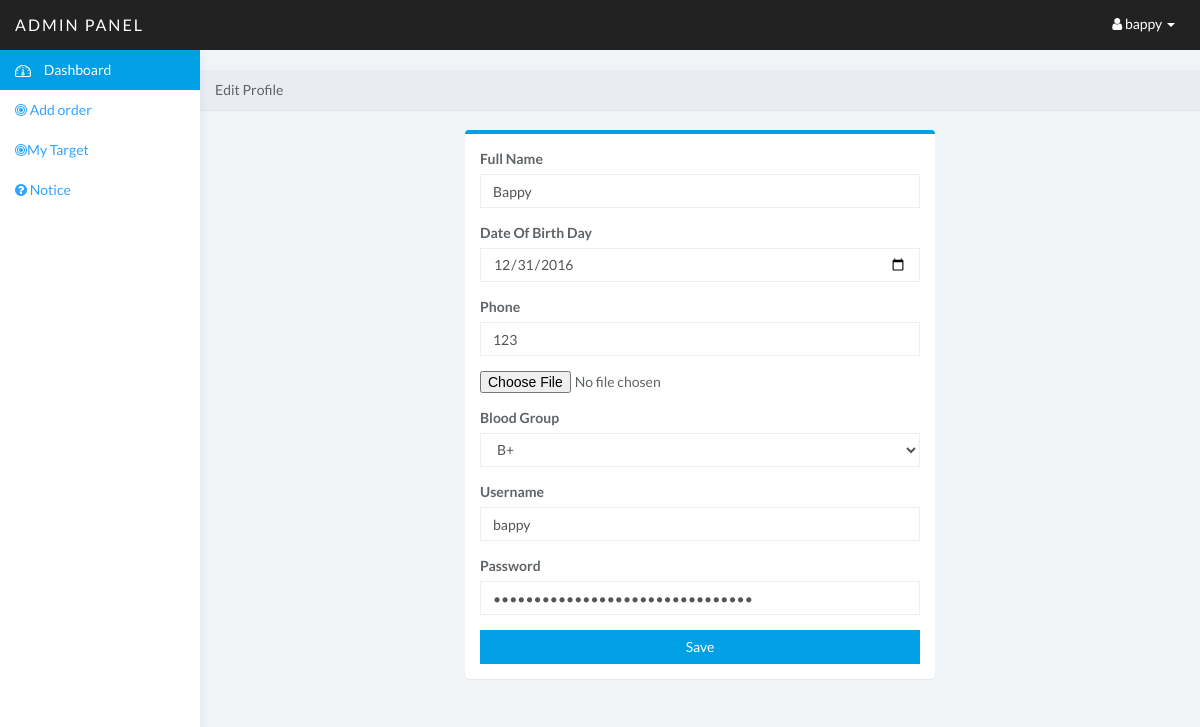
The app's page /index.php?page=setting (signed in) with its own data.
### tables this page shows
CREATE TABLE IF NOT EXISTS `user_table` (
  `user_id` int(11) NOT NULL AUTO_INCREMENT,
  `username` varchar(255) DEFAULT NULL,
  `password` varchar(100) DEFAULT NULL,
  `full_name` varchar(100) DEFAULT NULL,
  `designation` varchar(100) DEFAULT NULL,
  `cmp_id` int(11) DEFAULT NULL,
  `dateofbirth` date DEFAULT NULL,
  `imageref` varchar(255) DEFAULT NULL,
  `blood_group` varchar(100) DEFAULT NULL,
  `phone` varchar(50) DEFAULT NULL,
  `user_type` varchar(100) DEFAULT NULL,
  `assigned_status` int(11) DEFAULT NULL,
  `status` int(11) DEFAULT NULL,
  `regtime` timestamp NOT NULL DEFAULT CURRENT_TIMESTAMP ON UPDATE CURRENT_TIMESTAMP,
  PRIMARY KEY (`user_id`),
  UNIQUE KEY `username` (`username`)
);

### views/setting.php (the view, shortened to what this page needs)
<?php
    	include('db_connect.php');
    $user_id= $_SESSION['user_id'];
	try {
            $stmt = $conn->prepare("SELECT * FROM user_table WHERE user_id = '$user_id' LIMIT 1");
            $stmt->execute();
            $result = $stmt->fetchall();
        } catch (Exception $e) {
            return "error";
        }
?>
<div class="col-sm-9 col-sm-offset-3 col-lg-10 col-lg-offset-2 main">
    <div class="row">
        <ol class="breadcrumb">
            Edit Profile
        </ol>
    </div>
    <br>
    <div class="row">
        <div class="col-lg-6 col-sm-offset-3">
            <div class="panel panel-default">
                <div class="panel-body">
                    <form role="form" method="post" action="" enctype="multipart/form-data">
						<?php
							foreach($result as $res){
						?>
                        <div class="form-group">
                            <label>Full Name</label>
                            <input class="form-control" value="<?php echo$res['full_name'];?>"type="text" placeholder="" name="fname"
                                   required="true">
                        </div>
                        <div class="form-group">
                            <label>Date Of Birth Day</label>
                            <input class="form-control" value="<?php echo$res['dateofbirth'];?>" type="date" placeholder="" name="dateofbirth"
                                  >
                        </div>
                        <div class="form-group">
                            <label>Phone</label>
                            <input class="form-control" value="<?php echo$res['phone'];?>" type="number" placeholder="" name="phone" required="true">
                        </div>
                        <div class="form-group">
                            <input type="file" name="fileupload" id="fileupload">
                        </div>
                        <div class="form-group">
                            <label>Blood Group</label>
                            <select class="form-control" name="blood_group">
                                <option selected>B+</option>
                            </select>
                        </div>
                        <div class="form-group">
                            <label>Username</label>
                            <input type="text" value="<?php echo$res['username'];?>"class="form-control" name="username" required="true">
                        </div>
                        <div class="form-group">
                            <label>Password</label>
                            <input value = "<?php echo$res['password'];?>" type="password" class="form-control" name="password" required="true">
                        </div>
                        <button type="submit" name='save' class="btn btn-primary btn-block">Save</button>
                    </form>
						<?php } ?>
                </div>
        </div>
    </div>
</div>

### header.php (shortened to what this page needs)
<!DOCTYPE html>
<html>
<head>
    <link href="css/bootstrap.min.css" rel="stylesheet">
    <link href="css/datepicker3.css" rel="stylesheet">
    <link href="css/styles.css" rel="stylesheet">
    <link rel="stylesheet" href="http://cdnjs.cloudflare.com/ajax/libs/font-awesome/4.6.3/css/font-awesome.min.css">
</head>
<body>
<nav class="navbar navbar-inverse navbar-fixed-top" role="navigation">
    <div class="container-fluid">
        <div class="navbar-header">
            <a class="navbar-brand" href="#">Admin Panel</a>
            <ul class="user-menu">
                <li class="dropdown pull-right">
                    <a href="#" class="dropdown-toggle" data-toggle="dropdown"><i class="fa fa-user" aria-hidden="true"></i> <?php echo$_SESSION['username'];?> <span class="caret"></span></a>
                </li>
            </ul>
        </div>
    </div>
</nav>

### index.php (shortened to what this page needs)
<?php
include('header.php');
$user_check = $_SESSION['user_type'];
?>
<div id="sidebar-collapse" class="col-sm-3 col-lg-2 sidebar">
    <ul class="nav menu">
        <li class="active"><a href="index.php">
                <svg class="glyph stroked dashboard-dial">
                    <use xlink:href="#stroked-dashboard-dial"></use>
                </svg>
                Dashboard</a></li>
        <?php
        if ($user_check == 'super_admin') {
            echo ' <li><a href="?page=company"><i class="fa fa-building-o" aria-hidden="true"></i> Add Company</a></li>';
        } else {
            ?>
            <?php
            if ($_SESSION['user_type'] == "admin" || $_SESSION['user_type'] == "super_admin" || $_SESSION['user_type'] == "head") {
                ?>
                <li><a href="?page=emp"><i class="fa fa-users" aria-hidden="true"></i> Employees</a></li>
                <li><a href="?page=assign_post"><i class="fa fa-users" aria-hidden="true"></i> Create And Assign
                        Post</a></li>
						<li><a href="?page=target"><i class="fa fa-bullseye" aria-hidden="true"></i> Assign Target</a></li>
                <li><a href="?page=tree"><i class="fa fa-bullseye" aria-hidden="true"></i>Tree View</a></li>
                <li><a href="?page=products"><i class="fa fa-product-hunt" aria-hidden="true"></i> Products</a></li>
                <li><a href="?page=view_order"><i class="fa fa-bullseye" aria-hidden="true"></i> View Order</a></li>
                <li><a href="?page=real_time"><i class="fa fa-eye" aria-hidden="true"></i> Real Time Monitoring</a></li>
                <li><a href="?page=notice"><i class="fa fa-question-circle" aria-hidden="true"></i></i> Notice</a></li>
                <li><a href="?page=attendance"><i class="fa fa-question-circle" aria-hidden="true"></i></i> Attendance</a></li>
                 <li><a href="?page=best_employee"><i class="fa fa-question-circle" aria-hidden="true"></i></i> Best Employee</a></li>
            <?php
            }
            else  if ($_SESSION['user_type'] == "sales_officer"){
                echo '
                    <li><a href="?page=add_order"><i class="fa fa-bullseye" aria-hidden="true"></i> Add order</a></li>
                    <li><a href="?page=mytarget"><i class="fa fa-bullseye" aria-hidden="true"></i>My Target</a></li>
                    <li><a href="?page=notice"><i class="fa fa-question-circle" aria-hidden="true"></i></i> Notice</a></li>
                    ';
               }
            ?>
        <?php
        }?>
    </ul>
</div>
<?php
    if (isset($_GET['page'])) {
        if ($_GET['page'] == 'emp') {
            include('views/employee.php');
        } else if ($_GET['page'] == 'company') {
            include('add_company.php');
        } else if ($_GET['page'] == 'outlet') {
            include('Views/outlet_view/outlet.php');
        } else if ($_GET['page'] == 'products') {
            include('products.php');
        } else if ($_GET['page'] == 'assign_post') {
            include('views/assign_post.php');
        } else if ($_GET['page'] == 'view_order') {
            include('view_order.php');
        } else if ($_GET['page'] == 'target') {
            include('target.php');
        } else if ($_GET['page'] == 'tree') {
            include('tree_view.php');
        } else if ($_GET['page'] == 'target') {
            include('target.php');
        } else if ($_GET['page'] == 'daily') {
            include('daily_report.php');
        } else if ($_GET['page'] == 'real_time') {
            include('track_all_user.php');
        } else if ($_GET['page'] == 'query') {
            include('query.php');
        } else if ($_GET['page'] == 'notice') {
            include('notice.php');
        } else if ($_GET['page'] == 'attendance') {
            include('views/attendance.php');
        } else if ($_GET['page'] == 'add_order') {
            include('add_order.php');
        }else if ($_GET['page'] == 'mytarget') {
            include('mytarget.php');
        }else if($_GET['page'] == 'best_employee'){
            include('best_employee.php');
        }else if($_GET['page'] == 'setting'){
            include('views/setting.php');
        }
         else {
        }
    } else {
        include('admin_content.php');
    }
    include('footer.php');
?>

### footer.php (shortened to what this page needs)
</body>
</html>

### css/styles.css (style rules this page uses)
body { background: #f1f4f7; padding-top: 50px; color: #5f6468; font-family: 'Lato', sans-serif; }
a, a:hover, a:focus { color: #30a5ff; }
.form-control { border: 1px solid #eee; box-shadow: none; }
.navbar-header .navbar-brand { color: #fff; font-size: 16px; text-transform: uppercase; font-weight: 500; letter-spacing: 2px; }
.btn-primary, .btn-primary:hover, .btn-primary:focus, .btn-primary:active, .btn-primary.active, .open > .dropdown-toggle.btn-primary, .btn-primary.disabled, .btn-primary[disabled], fieldset[disabled] .btn-primary, .btn-primary.disabled:hover, .btn-primary[disabled]:hover, fieldset[disabled] .btn-primary:hover, .btn-primary.disabled:focus, .btn-primary[disabled]:focus, fieldset[disabled] .btn-primary:focus, .btn-primary.disabled:active, .btn-primary[disabled]:active, fieldset[disabled] .btn-primary:active, .btn-primary.disabled.active, .btn-primary[disabled].active, fieldset[disabled] .btn-primary.active { background-color: #30a5ff; border-color: #30a5ff; }
.panel { border: 0; }
.navbar { border: 0; }
.user-menu { display: inline-block; margin-top: 14px; margin-right: 10px; float: right; list-style: none; padding: 0; }
.user-menu a { color: #fff; }
.sidebar { display: block; background-color: #fff; padding: 0; display: none; }
@media (min-width: 768px) { .sidebar { display: block; position: fixed; top: 50px; bottom: 0; left: 0; z-index: 1000; display: block; margin: 0; padding: 0; overflow-x: hidden; overflow-y: auto; background-color: #fff; box-shadow: 1px 0px 10px rgba(0, 0, 0, .05); } }
@media (min-width: 768px) { .navbar-header { width: 100%; } }
.sidebar ul.nav .active a, .sidebar ul.nav li.parent a.active, .sidebar ul.nav .active > a:hover, .sidebar ul.nav li.parent a.active:hover, .sidebar ul.nav .active > a:focus, .sidebar ul.nav li.parent a.active:focus { color: #fff; background-color: #01A0E4; }
.breadcrumb { border-radius: 0; padding: 10px 15px; background: #e9ecf2; box-shadow: 0 1px 1px rgba(0, 0, 0, .05); margin: 0 ; }
.sidebar .glyph, .user-menu .glyph { height: 16px; width: 16px; margin: 0 10px 0 0; stroke-width: 3px; }
.panel { border-top: 4px solid #01A0E4;; }
.btn-primary, .btn-primary:hover, .btn-primary:focus, .btn-primary:active, .btn-primary.active, .open > .dropdown-toggle.btn-primary, .btn-primary.disabled, .btn-primary[disabled], fieldset[disabled] .btn-primary, .btn-primary.disabled:hover, .btn-primary[disabled]:hover, fieldset[disabled] .btn-primary:hover, .btn-primary.disabled:focus, .btn-primary[disabled]:focus, fieldset[disabled] .btn-primary:focus, .btn-primary.disabled:active, .btn-primary[disabled]:active, fieldset[disabled] .btn-primary:active, .btn-primary.disabled.active, .btn-primary.active[disabled], fieldset[disabled] .btn-primary.active { background-color: #01A0E4; border-color: #01A0E4; border-radius:0; }
.form-control { border-radius: 0px; }

### records on screen
user_table: fname "Bappy", dateofbirth "12/31/2016", phone "123", username "bappy"

### other values on screen
$_SESSION['username'] "bappy"
